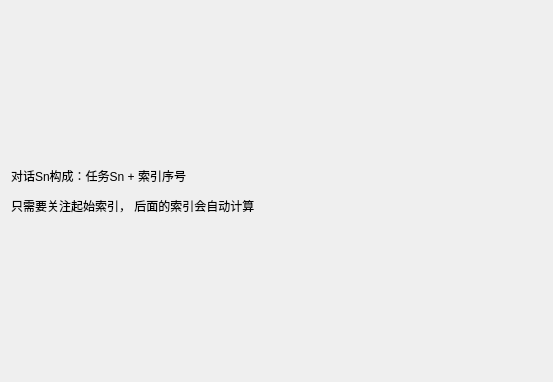
<?xml version="1.0" encoding="UTF-8"?>
<ui version="4.0">
 <class>PlotAbout</class>
 <widget class="QDialog" name="PlotAbout">
  <property name="geometry">
   <rect>
    <x>0</x>
    <y>0</y>
    <width>553</width>
    <height>382</height>
   </rect>
  </property>
  <property name="windowTitle">
   <string>Dialog</string>
  </property>
  <layout class="QVBoxLayout" name="verticalLayout">
   <item>
    <widget class="QLabel" name="label">
     <property name="text">
      <string>&lt;html&gt;&lt;head/&gt;&lt;body&gt;&lt;p&gt;对话Sn构成：任务Sn + 索引序号&lt;/p&gt;&lt;p&gt;只需要关注起始索引， 后面的索引会自动计算&lt;/p&gt;&lt;/body&gt;&lt;/html&gt;</string>
     </property>
     <property name="alignment">
      <set>Qt::AlignLeading|Qt::AlignLeft|Qt::AlignVCenter</set>
     </property>
    </widget>
   </item>
  </layout>
 </widget>
 <resources/>
 <connections/>
</ui>
